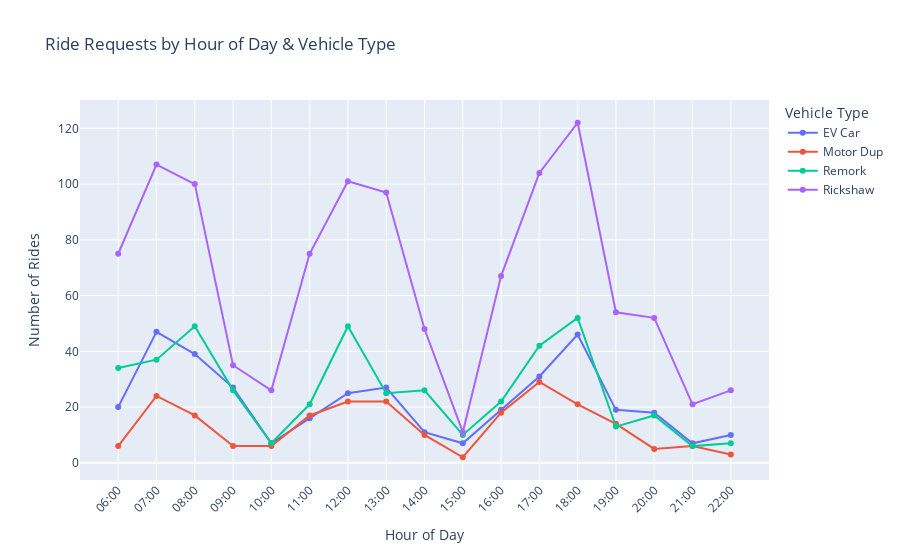

Notebook source saved alongside this figure:
### Code cell
# Line Series of Ride Requests by Hour of Day & Vehicle Type (Plotly)

# Extract hour from request_time and filter 6:00 - 23:00
data_line = data.copy()
data_line['hour'] = pd.to_datetime(data_line['request_time']).dt.hour
data_line = data_line[data_line['hour'] >= 6]

# Group by hour AND vehicle type
trip_by_hour_vehicle = data_line.groupby(['hour', 'vehicle_type'])['trip_id'].count().reset_index()
trip_by_hour_vehicle.columns = ['hour', 'vehicle_type', 'count']

fig = go.Figure()

for vehicle in trip_by_hour_vehicle['vehicle_type'].unique():
    df_v = trip_by_hour_vehicle[trip_by_hour_vehicle['vehicle_type'] == vehicle]

    fig.add_trace(go.Scatter(
        x       = [f"{h:02d}:00" for h in df_v['hour']],
        y       = df_v['count'],
        mode    = 'lines+markers',
        marker  = dict(size=6),
        line    = dict(width=2),
        name    = vehicle,
    ))

fig.update_layout(
    title  = 'Ride Requests by Hour of Day & Vehicle Type',
    xaxis  = dict(
        title     = 'Hour of Day',
        tickangle = -45,
    ),
    yaxis  = dict(title = 'Number of Rides'),
    legend = dict(title = 'Vehicle Type'),
)

fig.show()

pio.write_html(fig, file='time_series.html', auto_open=False)

### Figure 1 — Plotly figure (JSON) as saved in the notebook; plotly's stock layout.template omitted (floating-point values rounded to 4 significant figures)
{"data": [{"line": {"width": 2}, "marker": {"size": 6}, "mode": "lines+markers", "name": "EV Car", "type": "scatter", "x": ["06:00", "07:00", "08:00", "09:00", "10:00", "11:00", "12:00", "13:00", "14:00", "15:00", "16:00", "17:00", "18:00", "19:00", "20:00", "21:00", "22:00"], "y": [20, 47, 39, 27, 7, 16, 25, 27, 11, 7, 19, 31, 46, 19, 18, 7, 10]}, {"line": {"width": 2}, "marker": {"size": 6}, "mode": "lines+markers", "name": "Motor Dup", "type": "scatter", "x": ["06:00", "07:00", "08:00", "09:00", "10:00", "11:00", "12:00", "13:00", "14:00", "15:00", "16:00", "17:00", "18:00", "19:00", "20:00", "21:00", "22:00"], "y": [6, 24, 17, 6, 6, 17, 22, 22, 10, 2, 18, 29, 21, 14, 5, 6, 3]}, {"line": {"width": 2}, "marker": {"size": 6}, "mode": "lines+markers", "name": "Remork", "type": "scatter", "x": ["06:00", "07:00", "08:00", "09:00", "10:00", "11:00", "12:00", "13:00", "14:00", "15:00", "16:00", "17:00", "18:00", "19:00", "20:00", "21:00", "22:00"], "y": [34, 37, 49, 26, 7, 21, 49, 25, 26, 10, 22, 42, 52, 13, 17, 6, 7]}, {"line": {"width": 2}, "marker": {"size": 6}, "mode": "lines+markers", "name": "Rickshaw", "type": "scatter", "x": ["06:00", "07:00", "08:00", "09:00", "10:00", "11:00", "12:00", "13:00", "14:00", "15:00", "16:00", "17:00", "18:00", "19:00", "20:00", "21:00", "22:00"], "y": [75, 107, 100, 35, 26, 75, 101, 97, 48, 11, 67, 104, 122, 54, 52, 21, 26]}], "layout": {"legend": {"title": {"text": "Vehicle Type"}}, "title": {"text": "Ride Requests by Hour of Day & Vehicle Type"}, "xaxis": {"tickangle": -45, "title": {"text": "Hour of Day"}}, "yaxis": {"title": {"text": "Number of Rides"}}}}
